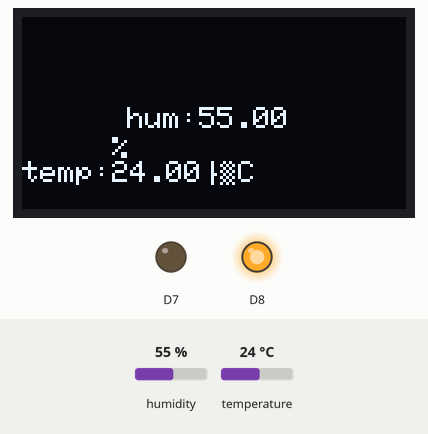
Simulated run of this sketch. Board: ESP8266 (NodeMCU). On the bench: 128×64 one-colour display, output pins drawn as LEDs (lit = HIGH). The inputs (shaded band) are chosen by the test bench; at power-on: temperature 24 °C, humidity 55 %. What the sketch prints to the serial monitor is not drawn.

Above: at 10.9 s.
11.0 s: temperature set to 26 °C
At 15.5 s:
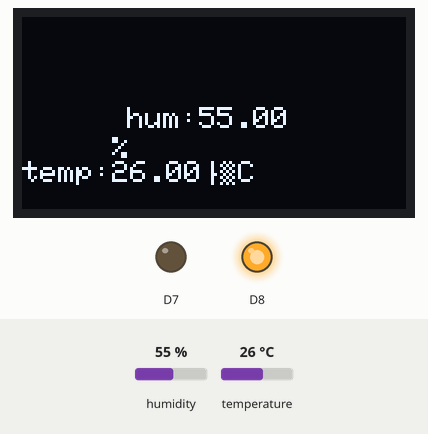
18.5 s: temperature set to 29 °C
At 21.1 s:
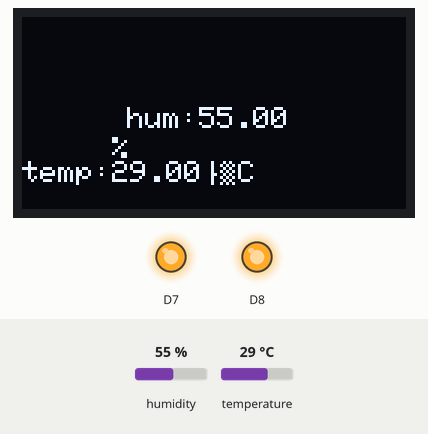
26.0 s: humidity set to 49 %
At 31.1 s:
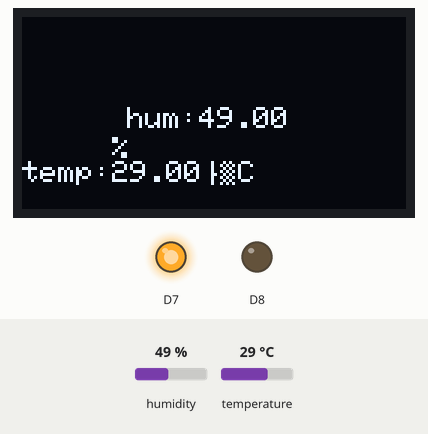
33.5 s: temperature set to 12 °C
At 36.8 s:
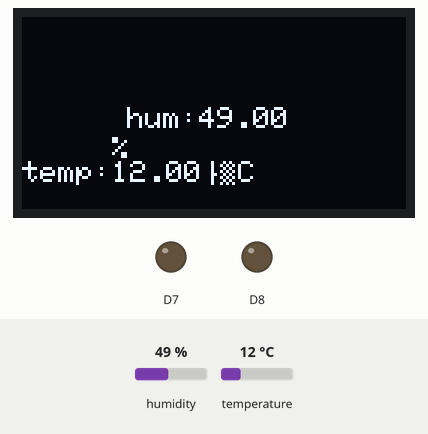
41.0 s: humidity set to 22 %
At 46.8 s:
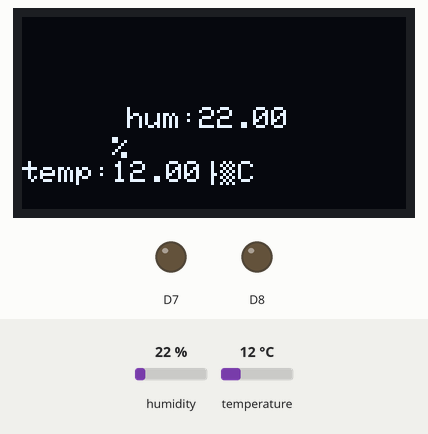
Timing chart, 0 to 48.3 s (numbered marks = the images above; inputs shaded):
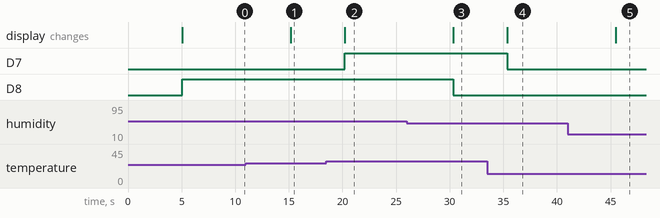

The sketch:

Punto_11_Sensor_de_temperatura_con_leds_OLED.ino
```cpp
#include <DHT.h>
#include <DHT_U.h>
#include <DHT.h>
#include <Wire.h>
#include <Adafruit_GFX.h>
#include <Adafruit_SSD1306.h>

#define DHTPIN D4
#define DHTTYPE DHT11
#define alto 64
#define largo 128
#define OLED_RESET 0
Adafruit_SSD1306 oled(largo, alto, &Wire, OLED_RESET);

DHT dht(DHTPIN, DHTTYPE);

float h;
float t;
void setup()
{
 Wire.begin();
 oled.begin(SSD1306_SWITCHCAPVCC, 0x3c);
 oled.clearDisplay();
 Serial.begin(115200);
 dht.begin();
 pinMode(D8,OUTPUT);
 pinMode(D7,OUTPUT);
}
void loop()
{
    delay(5000);
  h = dht.readHumidity();
  t = dht.readTemperature();

  if (isnan(h) || isnan(t))
  {
    Serial.println("error obteniendo los datos del sensor DHT11");
    return;
  }
  float hic = dht.computeHeatIndex(t, h, false);

  oled.clearDisplay();
  oled.setTextSize(1);
  oled.setTextColor(WHITE);
  oled.setCursor(35, 30);
  oled.print("hum:");
  oled.print(h);
  oled.setTextSize(1);
  oled.setCursor(30, 40);
  oled.println("%");
  oled.print("temp:");
  oled.print(t);
  oled.println("°C");
  oled.display();

  Serial.print("humedad:");
  Serial.print(h);
  Serial.println("%\t");
  Serial.print("temperatura:");
  Serial.print(t);
  Serial.println("°C\t");

if (dht.readTemperature() >27)
{
   digitalWrite(D7, HIGH);
 } else {
   digitalWrite(D7, LOW);
 }

 if (dht.readHumidity() >50)
 {
   digitalWrite(D8, HIGH);
 } else {
   digitalWrite(D8, LOW);
 }
}
```

Measured:
- the behaviour switches between 27 and 28 °C on temperature (found by bisection; images 1 and 2)
- the behaviour switches between 51 and 50 % on humidity (found by bisection; images 2 and 3)
- after the input at 11.0 s, the display: changes after 4.2 s (image 1)
- after the input at 18.5 s, D7: LOW → HIGH after 1.7 s; the display: changes after 1.7 s (image 2)
- after the input at 26.0 s, D8: HIGH → LOW after 4.3 s; the display: changes after 4.3 s (image 3)
- after the input at 33.5 s, D7: HIGH → LOW after 1.9 s; the display: changes after 1.9 s (image 4)
- after the input at 41.0 s, the display: changes after 4.5 s (image 5)
